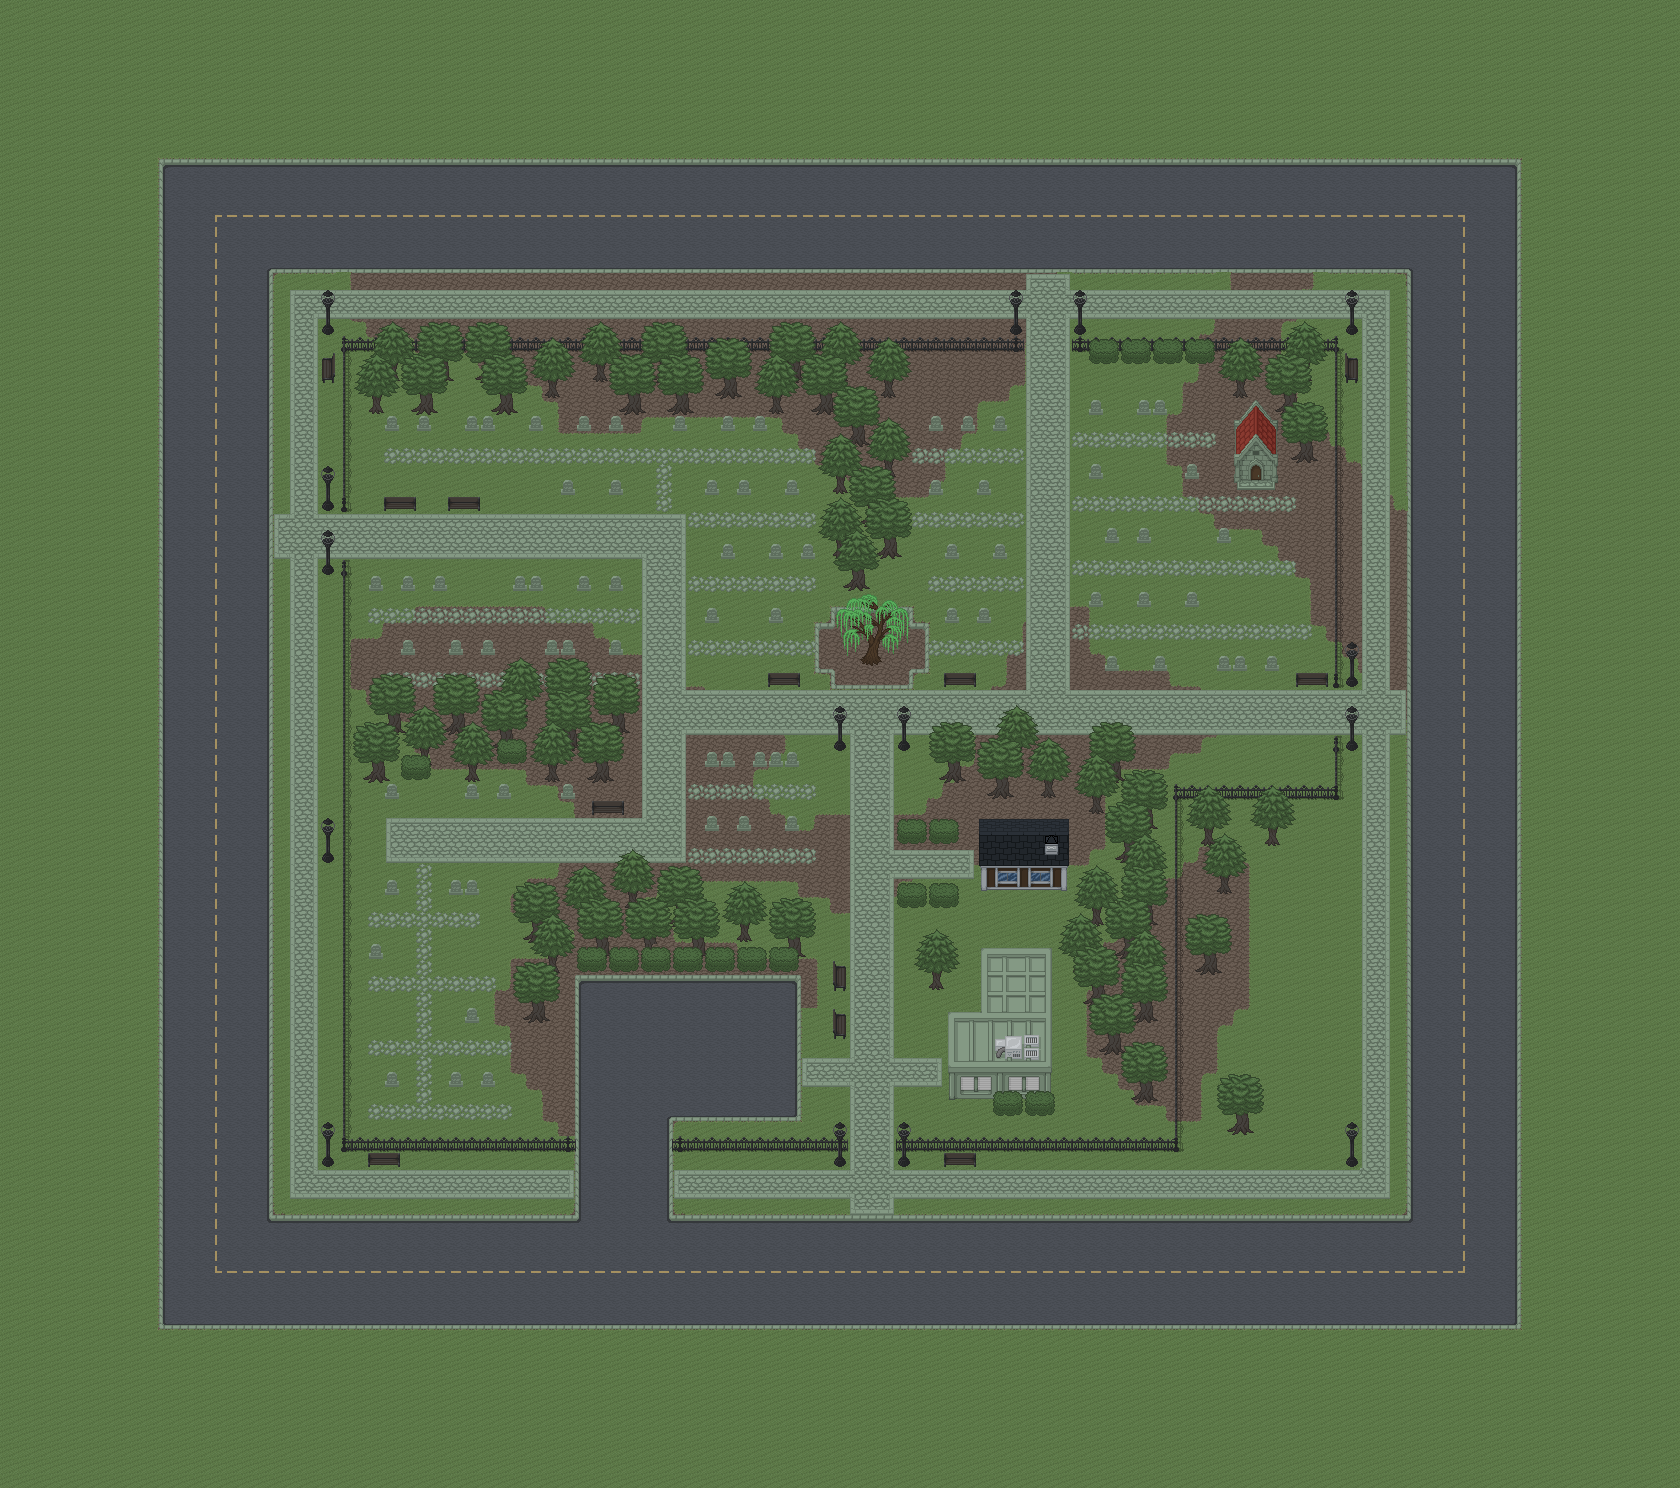

This game map was drawn from its Tiled (.tmx) file and the tilesets committed beside it. A one-line description and the trimmed map source follow:
An orthogonal 105x93 tile map with 16x16 px tiles, 5 tile layers (Tile Layer 1, Tile Layer 2, Tile Layer 3, Tile Layer 4, ...).

<map version="1.10" tiledversion="1.12.0" orientation="orthogonal" renderorder="right-down" width="105" height="93" tilewidth="16" tileheight="16" infinite="0" nextlayerid="10" nextobjectid="1">
 <tileset firstgid="1" source="Graphics/Tileset/Outside.tsx" />
 <layer id="1" name="Tile Layer 1" width="105" height="93">
  <data>[9765 cells, 9765 non-empty, 44 distinct tile ids]</data>
 </layer>
 <layer id="3" name="Tile Layer 2" width="105" height="93">
  <data>[9765 cells, 2202 non-empty, 34 distinct tile ids]</data>
 </layer>
 <layer id="8" name="Tile Layer 3" width="105" height="93">
  <data>[9765 cells, 549 non-empty, 132 distinct tile ids]</data>
 </layer>
 <layer id="4" name="Tile Layer 4" width="105" height="93">
  <data>[9765 cells, 315 non-empty, 36 distinct tile ids]</data>
 </layer>
 <layer id="9" name="Tile Layer 5" width="105" height="93">
  <data>[9765 cells, 450 non-empty, 12 distinct tile ids]</data>
 </layer>
</map>
